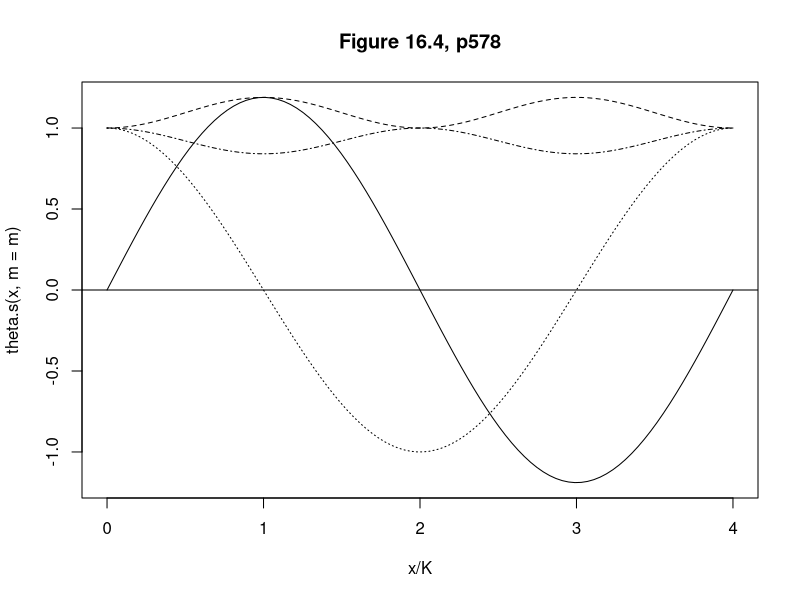
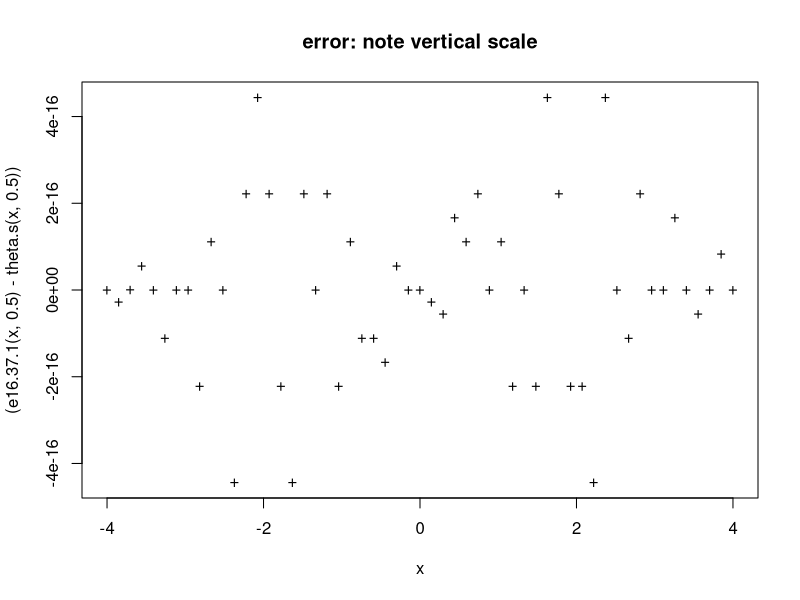

Write the R code that produced these figures, in order.
library(elliptic)


### Name: theta.neville
### Title: Neville's form for the theta functions
### Aliases: theta.neville theta.s theta.c theta.d theta.n e16.36.6
###   e16.36.6a e16.36.6b e16.36.7 e16.36.7a e16.36.7b e16.37.1 e16.37.2
###   e16.37.3 e16.37.4 e16.38.1 e16.38.2 e16.38.3 e16.38.4
### Keywords: math

### ** Examples

#Figure 16.4.
m <- 0.5
K <- K.fun(m)
Kdash <- K.fun(1-m)
x <- seq(from=0,to=4*K,len=100)
plot  (x/K,theta.s(x,m=m),type="l",lty=1,main="Figure 16.4, p578")
points(x/K,theta.n(x,m=m),type="l",lty=2)
points(x/K,theta.c(x,m=m),type="l",lty=3)
points(x/K,theta.d(x,m=m),type="l",lty=4)
abline(0,0)



#plot a graph of something that should be zero:
 x <- seq(from=-4,to=4,len=55)
 plot(x,(e16.37.1(x,0.5)-theta.s(x,0.5)),pch="+",main="error: note vertical scale")

#now table 16.1 on page 582 et seq:
 alpha <- 85
 m <- sin(alpha*pi/180)^2
## K <- ellint_Kcomp(sqrt(m))
 K <- K.fun(m)
 u <- K/90*5*(0:18)
 u.deg <- round(u/K*90)
 cbind(u.deg,"85"=theta.s(u,m))      # p582, last col. 
 cbind(u.deg,"85"=theta.n(u,m))      # p583, last col. 
